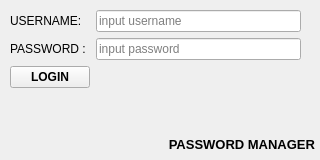
<?xml version="1.0" encoding="UTF-8"?>
<ui version="4.0">
 <class>LoginFormWindow</class>
 <widget class="QMainWindow" name="LoginFormWindow">
  <property name="geometry">
   <rect>
    <x>0</x>
    <y>0</y>
    <width>320</width>
    <height>160</height>
   </rect>
  </property>
  <property name="sizePolicy">
   <sizepolicy hsizetype="Minimum" vsizetype="Fixed">
    <horstretch>0</horstretch>
    <verstretch>0</verstretch>
   </sizepolicy>
  </property>
  <property name="minimumSize">
   <size>
    <width>320</width>
    <height>160</height>
   </size>
  </property>
  <property name="maximumSize">
   <size>
    <width>320</width>
    <height>160</height>
   </size>
  </property>
  <property name="baseSize">
   <size>
    <width>320</width>
    <height>160</height>
   </size>
  </property>
  <property name="windowTitle">
   <string>LOGIN PASSWORD MANAGER</string>
  </property>
  <widget class="QWidget" name="centralwidget">
   <widget class="QWidget" name="formLayoutWidget">
    <property name="geometry">
     <rect>
      <x>10</x>
      <y>10</y>
      <width>291</width>
      <height>121</height>
     </rect>
    </property>
    <layout class="QFormLayout" name="loginFormLayout">
     <item row="1" column="0">
      <widget class="QLabel" name="inputUserNameLabel">
       <property name="font">
        <font>
         <weight>50</weight>
         <bold>false</bold>
        </font>
       </property>
       <property name="text">
        <string>USERNAME:</string>
       </property>
      </widget>
     </item>
     <item row="1" column="1">
      <widget class="QLineEdit" name="userNameInputLineEdit">
       <property name="placeholderText">
        <string>input username</string>
       </property>
      </widget>
     </item>
     <item row="3" column="0">
      <widget class="QLabel" name="inputPasswordLabel">
       <property name="font">
        <font>
         <weight>50</weight>
         <italic>false</italic>
         <bold>false</bold>
        </font>
       </property>
       <property name="text">
        <string>PASSWORD : </string>
       </property>
      </widget>
     </item>
     <item row="3" column="1">
      <widget class="QLineEdit" name="passwordInputLineEdit">
       <property name="placeholderText">
        <string>input password</string>
       </property>
      </widget>
     </item>
     <item row="4" column="0">
      <widget class="QPushButton" name="loginPushButton">
       <property name="font">
        <font>
         <weight>75</weight>
         <bold>true</bold>
        </font>
       </property>
       <property name="text">
        <string>LOGIN</string>
       </property>
      </widget>
     </item>
    </layout>
   </widget>
   <widget class="QLabel" name="logitnTitleLabel">
    <property name="geometry">
     <rect>
      <x>0</x>
      <y>134</y>
      <width>315</width>
      <height>20</height>
     </rect>
    </property>
    <property name="font">
     <font>
      <pointsize>10</pointsize>
      <weight>75</weight>
      <bold>true</bold>
     </font>
    </property>
    <property name="text">
     <string>PASSWORD MANAGER</string>
    </property>
    <property name="alignment">
     <set>Qt::AlignRight|Qt::AlignTrailing|Qt::AlignVCenter</set>
    </property>
   </widget>
  </widget>
 </widget>
 <resources/>
 <connections/>
</ui>
